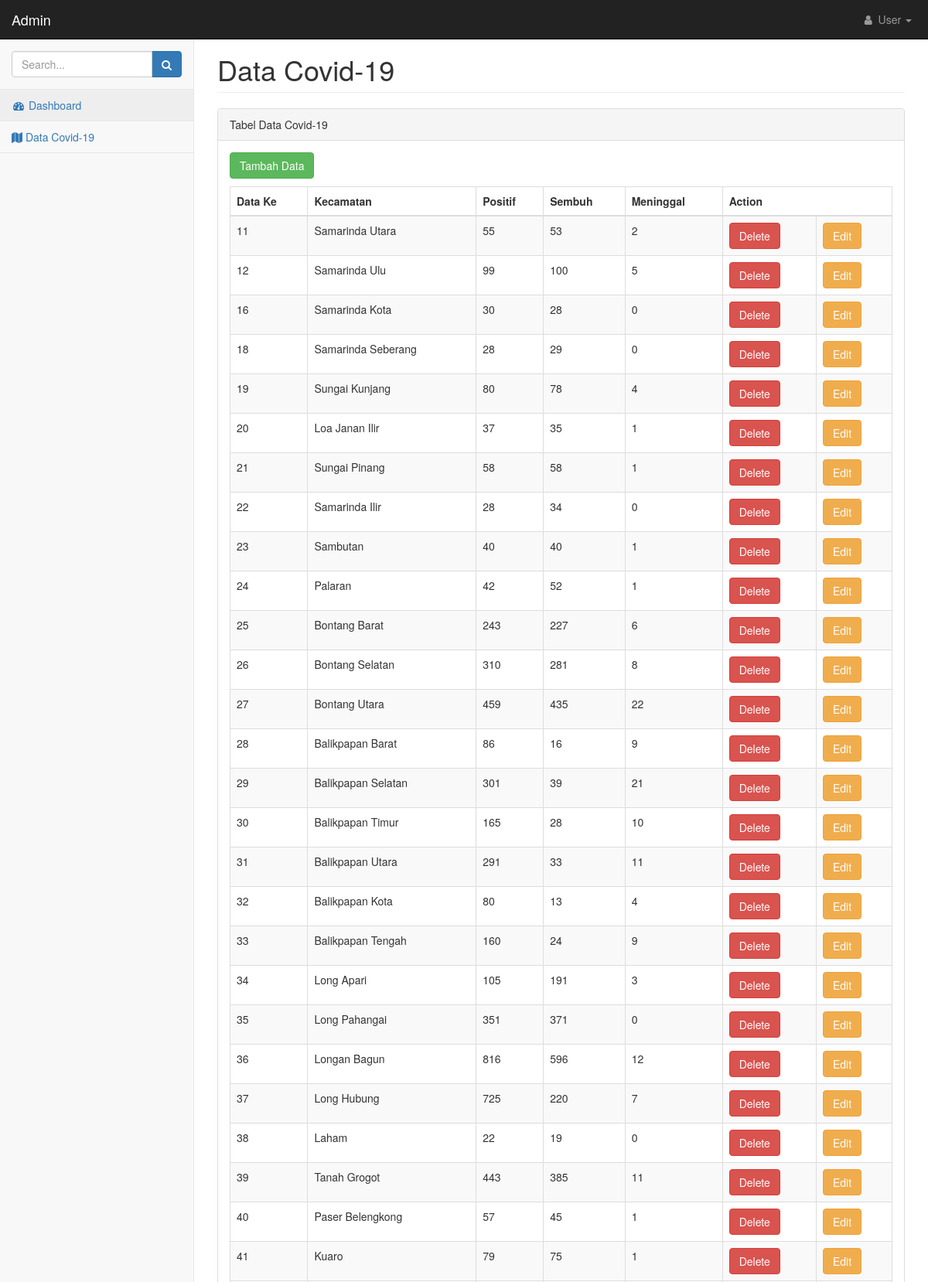
The page /pages/data_covid.php (upper part) on the database its author committed.
### tables this page shows
CREATE TABLE `covid` (
  `id_covid` int(11) NOT NULL,
  `id_marker` int(11) NOT NULL,
  `positif` varchar(100) NOT NULL,
  `sembuh` varchar(100) NOT NULL,
  `meninggal` varchar(100) NOT NULL
);

CREATE TABLE `marker` (
  `id_marker` int(11) NOT NULL,
  `kecamatan` varchar(100) NOT NULL,
  `latitude` varchar(100) NOT NULL,
  `longitude` varchar(100) NOT NULL
);

### pages/data_covid.php (the view, shortened to what this page needs)
<?php
include '../aksi/koneksi.php';
?>
<!DOCTYPE html>
<html lang = 'en'>
<head>
<link href = '../css/bootstrap.min.css' rel = 'stylesheet'>
<link href = '../css/metisMenu.min.css' rel = 'stylesheet'>
<link href = '../css/timeline.css' rel = 'stylesheet'>
<link href = '../css/startmin.css' rel = 'stylesheet'>
<link href = '../css/morris.css' rel = 'stylesheet'>
<link href = '../css/font-awesome.min.css' rel = 'stylesheet' type = 'text/css'>
</head>
<body>
    <div id="wrapper">
        <nav class="navbar navbar-inverse navbar-fixed-top" role="navigation">
            <div class="navbar-header">
                <a class="navbar-brand" href="dashboard.php">Admin</a>
            </div>
            <ul class="nav navbar-right navbar-top-links">
                <li class="dropdown">
                    <a class="dropdown-toggle" data-toggle="dropdown" href="#">
                        <i class="fa fa-user fa-fw"></i> User <b class="caret"></b>
                    </a>
                </li>
            </ul>
            <div class="navbar-default sidebar" role="navigation">
                <div class="sidebar-nav navbar-collapse">
                    <ul class="nav" id="side-menu">
                        <li class="sidebar-search">
                            <div class="input-group custom-search-form">
                                <input type="text" class="form-control" placeholder="Search...">
                                <span class="input-group-btn">
                                    <button class="btn btn-primary" type="button">
                                        <i class="fa fa-search"></i>
                                    </button>
                                </span>
                            </div>
                        </li>
                        <li>
                            <a href="dashboard.php" class="active"><i class="fa fa-dashboard fa-fw"></i> Dashboard</a>
                        </li>
                        <li>
                            <a href="data_covid.php"><i class="fa fa-map" aria-hidden="true"></i> Data Covid-19</a>
                        </li>
                    </ul>
                </div>
            </div>
        </nav>
        <div id="page-wrapper">
            <div class="container-fluid">
                <div class="row">
                    <div class="col-lg-12">
                        <h1 class="page-header">Data Covid-19</h1>
                    </div>
                </div>
                <div class="row">
                    <div class="col-lg-12">
                        <div class="panel panel-default">
                            <div class="panel-heading">
                                Tabel Data Covid-19
                            </div>
                            <div class="panel-body">
                                <div class="table-responsive">
                                    <a href='tambah_datacovid.php' class='btn btn-success' style="margin-bottom: 10px;">Tambah Data</a>
                                    <table class="table table-striped table-bordered table-hover" id="dataTables-example">
                                        <thead>
                                            <tr>
                                                <th>Data Ke</th>
                                                <th>Kecamatan</th>
                                                <th>Positif</th>
                                                <th>Sembuh</th>
                                                <th>Meninggal</th>
                                                <th colspan="2">Action</th>
                                            </tr>
                                        </thead>
                                        <?php
                                        $query1 = "SELECT marker.*, covid.* FROM marker, covid WHERE marker.id_marker=covid.id_marker";
                                        $sql1 = mysqli_query($koneksi,$query1);
                                        while ($row1= mysqli_fetch_array($sql1)) {
                                            echo "<tr>
                                            <td>".$row1['id_covid']."</td>
                                            <td>".$row1['kecamatan']."</td>
                                            <td>".$row1['positif']."</td>
                                            <td>".$row1['sembuh']."</td>
                                            <td>".$row1['meninggal']."</td>
                                            <td width> <a href='http://localhost/skripsi/aksi/proses_deletecovid.php?id_del=".$row1['id_covid']."' class='btn btn-danger'>Delete</a></td>
                                            <td>
                                            <a href='http://localhost/skripsi/pages/ubah_datacovid.php?id_edit=".$row1['id_covid']."' class='btn btn-warning'>Edit</a></td>
</td>";
                                        }
                                        ?>
                                    </table>
                                </div>
                            </div>
                        </div>
                    </div>
                </div>
            </div>
</body>
</html>

### css/startmin.css (style rules this page uses)
body { background-color: #f8f8f8; }
#wrapper { width: 100%; }
#page-wrapper { padding-top: 30px; min-height: 568px; background-color: #fff; }
@media (min-width:768px) { #page-wrapper { position: inherit; margin-left: 250px; padding: 30px 15px 0 15px; border-left: 1px solid #e7e7e7; } }
.navbar-header { float: left; }
.navbar-right { text-align: right; }
.navbar-top-links { margin: 0; }
.navbar-top-links li { display: inline-block; }
.navbar-top-links li:last-child { margin-right: 6px; }
.navbar-top-links li a { padding: 15px; min-height: 50px; }
.navbar-top-links>li>a { color: #999; }
.sidebar .sidebar-nav.navbar-collapse { padding-right: 0; padding-left: 0; }
.sidebar .sidebar-search { padding: 15px; }
.sidebar ul li { border-bottom: 1px solid #e7e7e7; }
.sidebar ul li a.active { background-color: #eee; }
@media (min-width:768px) { .sidebar { z-index: 1; position: absolute; width: 250px; margin-top: 51px; } }

### rows shown on the page
covid: id_covid "11", id_marker.kecamatan "Samarinda Utara", positif "55", sembuh "53", meninggal "2"
covid: id_covid "12", id_marker.kecamatan "Samarinda Ulu", positif "99", sembuh "100", meninggal "5"
covid: id_covid "16", id_marker.kecamatan "Samarinda Kota", positif "30", sembuh "28", meninggal "0"
covid: id_covid "18", id_marker.kecamatan "Samarinda Seberang", positif "28", sembuh "29", meninggal "0"
covid: id_covid "19", id_marker.kecamatan "Sungai Kunjang", positif "80", sembuh "78", meninggal "4"
covid: id_covid "20", id_marker.kecamatan "Loa Janan Ilir", positif "37", sembuh "35", meninggal "1"
covid: id_covid "21", id_marker.kecamatan "Sungai Pinang", positif "58", sembuh "58", meninggal "1"
covid: id_covid "22", id_marker.kecamatan "Samarinda Ilir", positif "28", sembuh "34", meninggal "0"
covid: id_covid "23", id_marker.kecamatan "Sambutan", positif "40", sembuh "40", meninggal "1"
covid: id_covid "24", id_marker.kecamatan "Palaran", positif "42", sembuh "52", meninggal "1"
covid: id_covid "25", id_marker.kecamatan "Bontang Barat", positif "243", sembuh "227", meninggal "6"
covid: id_covid "26", id_marker.kecamatan "Bontang Selatan", positif "310", sembuh "281", meninggal "8"
covid: id_covid "27", id_marker.kecamatan "Bontang Utara", positif "459", sembuh "435", meninggal "22"
covid: id_covid "28", id_marker.kecamatan "Balikpapan Barat", positif "86", sembuh "16", meninggal "9"
covid: id_covid "29", id_marker.kecamatan "Balikpapan Selatan", positif "301", sembuh "39", meninggal "21"
covid: id_covid "30", id_marker.kecamatan "Balikpapan Timur", positif "165", sembuh "28", meninggal "10"
covid: id_covid "31", id_marker.kecamatan "Balikpapan Utara", positif "291", sembuh "33", meninggal "11"
covid: id_covid "32", id_marker.kecamatan "Balikpapan Kota", positif "80", sembuh "13", meninggal "4"
covid: id_covid "33", id_marker.kecamatan "Balikpapan Tengah", positif "160", sembuh "24", meninggal "9"
covid: id_covid "34", id_marker.kecamatan "Long Apari", positif "105", sembuh "191", meninggal "3"
covid: id_covid "35", id_marker.kecamatan "Long Pahangai", positif "351", sembuh "371", meninggal "0"
covid: id_covid "36", id_marker.kecamatan "Longan Bagun", positif "816", sembuh "596", meninggal "12"
covid: id_covid "37", id_marker.kecamatan "Long Hubung", positif "725", sembuh "220", meninggal "7"
covid: id_covid "38", id_marker.kecamatan "Laham", positif "22", sembuh "19", meninggal "0"
covid: id_covid "39", id_marker.kecamatan "Tanah Grogot", positif "443", sembuh "385", meninggal "11"
covid: id_covid "40", id_marker.kecamatan "Paser Belengkong", positif "57", sembuh "45", meninggal "1"
covid: id_covid "41", id_marker.kecamatan "Kuaro", positif "79", sembuh "75", meninggal "1"
